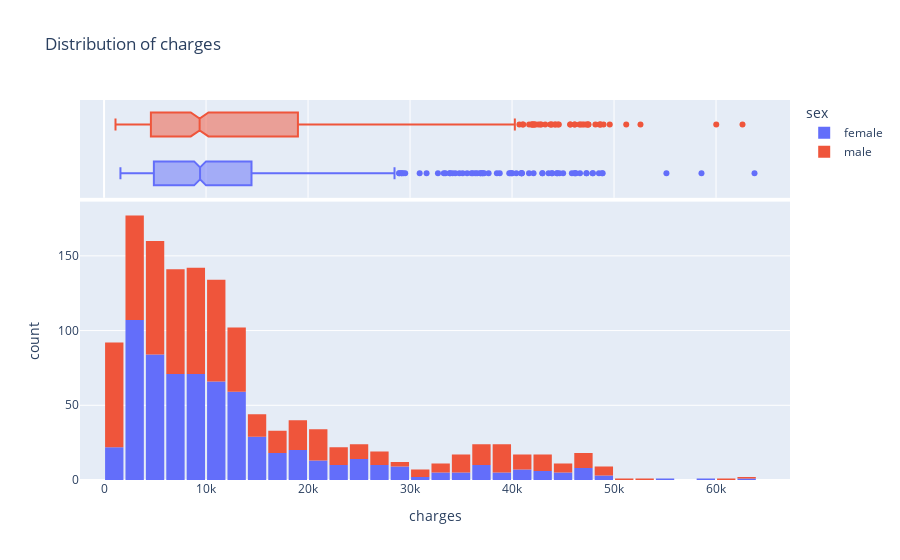

Notebook code for this chart:
### Code cell
fig = px.histogram(
    medical_df,
    x='charges',
    marginal='box',
    title='Distribution of charges',
    color='sex',
)
fig.update_layout(bargap = 0.1)
fig.show()

### Figure 1 — Plotly figure (JSON) as saved in the notebook; plotly's stock layout.template omitted (floating-point values rounded to 4 significant figures; data arrays with more than 128 entries replaced by an {"elided": "..."} marker saying what was removed)
{"data": [{"alignmentgroup": "True", "bingroup": "x", "hovertemplate": "sex=female<br>charges=%{x}<br>count=%{y}<extra></extra>", "legendgroup": "female", "marker": {"color": "#636efa", "pattern": {"shape": ""}}, "name": "female", "offsetgroup": "female", "orientation": "v", "showlegend": true, "type": "histogram", "x": {"elided": "662 float values"}, "xaxis": "x", "yaxis": "y"}, {"alignmentgroup": "True", "hovertemplate": "sex=female<br>charges=%{x}<extra></extra>", "legendgroup": "female", "marker": {"color": "#636efa"}, "name": "female", "notched": true, "offsetgroup": "female", "showlegend": false, "type": "box", "x": {"elided": "662 float values"}, "xaxis": "x2", "yaxis": "y2"}, {"alignmentgroup": "True", "bingroup": "x", "hovertemplate": "sex=male<br>charges=%{x}<br>count=%{y}<extra></extra>", "legendgroup": "male", "marker": {"color": "#EF553B", "pattern": {"shape": ""}}, "name": "male", "offsetgroup": "male", "orientation": "v", "showlegend": true, "type": "histogram", "x": {"elided": "676 float values"}, "xaxis": "x", "yaxis": "y"}, {"alignmentgroup": "True", "hovertemplate": "sex=male<br>charges=%{x}<extra></extra>", "legendgroup": "male", "marker": {"color": "#EF553B"}, "name": "male", "notched": true, "offsetgroup": "male", "showlegend": false, "type": "box", "x": {"elided": "676 float values"}, "xaxis": "x2", "yaxis": "y2"}], "layout": {"bargap": 0.1, "barmode": "relative", "legend": {"title": {"text": "sex"}, "tracegroupgap": 0}, "title": {"text": "Distribution of charges"}, "xaxis": {"anchor": "y", "domain": [0, 1], "title": {"text": "charges"}}, "xaxis2": {"anchor": "y2", "domain": [0, 1], "matches": "x", "showgrid": true, "showticklabels": false}, "yaxis": {"anchor": "x", "domain": [0, 0.7326], "title": {"text": "count"}}, "yaxis2": {"anchor": "x2", "domain": [0.7426, 1], "matches": "y2", "showgrid": false, "showline": false, "showticklabels": false, "ticks": ""}}}
